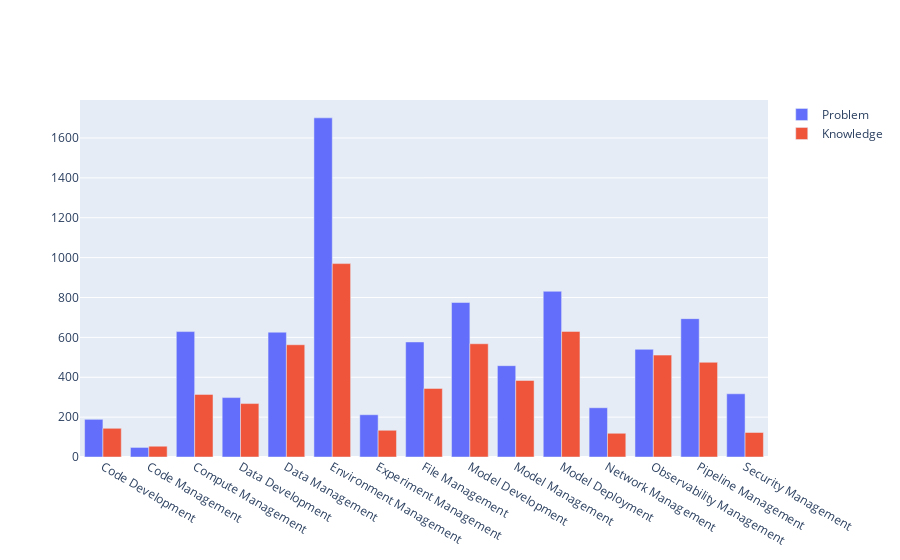

Notebook source saved alongside this figure:
### Code cell
df = pd.read_json(os.path.join(path_rq12, 'macro-topics.json'))

categories = []
frequency_p = []
frequency_k = [] 

for index, group in df.groupby('Challenge_topic_macro'):
    categories.append(macro_topic_indexing[index])
    frequency_p.append(len(group[group['Challenge_type'] == 'problem']))
    frequency_k.append(len(group[group['Challenge_type'] == 'knowledge']))
    
# Create a stacked bar chart
fig = go.Figure(data=[
    go.Bar(name='Problem', x=categories, y=frequency_p),
    go.Bar(name='Knowledge', x=categories, y=frequency_k)
])

# Change the bar mode
fig.update_layout(barmode='group')
fig.show()
fig.write_image(os.path.join(path_rq12, 'Macro-topics frequency histogram.pdf'))

### Figure 1 — Plotly figure (JSON) as saved in the notebook; plotly's stock layout.template omitted (floating-point values rounded to 4 significant figures)
{"data": [{"name": "Problem", "type": "bar", "x": ["Code Development", "Code Management", "Compute Management", "Data Development", "Data Management", "Environment Management", "Experiment Management", "File Management", "Model Development", "Model Management", "Model Deployment", "Network Management", "Observability Management", "Pipeline Management", "Security Management"], "y": [189, 48, 629, 298, 626, 1701, 212, 577, 775, 458, 831, 247, 540, 694, 317]}, {"name": "Knowledge", "type": "bar", "x": ["Code Development", "Code Management", "Compute Management", "Data Development", "Data Management", "Environment Management", "Experiment Management", "File Management", "Model Development", "Model Management", "Model Deployment", "Network Management", "Observability Management", "Pipeline Management", "Security Management"], "y": [144, 54, 314, 268, 563, 970, 134, 344, 568, 384, 630, 119, 511, 475, 123]}], "layout": {"barmode": "group"}}
